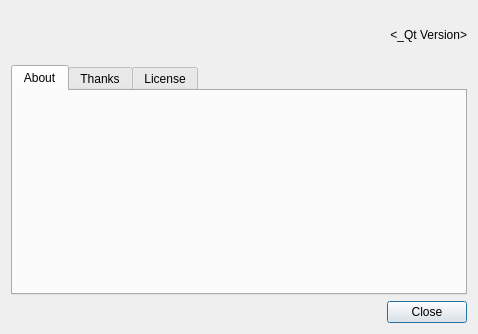
<?xml version="1.0" encoding="UTF-8"?>
<ui version="4.0">
 <class>AboutDialog</class>
 <widget class="QDialog" name="AboutDialog">
  <property name="windowModality">
   <enum>Qt::WindowModal</enum>
  </property>
  <property name="geometry">
   <rect>
    <x>0</x>
    <y>0</y>
    <width>476</width>
    <height>334</height>
   </rect>
  </property>
  <property name="windowTitle">
   <string>Dialog</string>
  </property>
  <layout class="QVBoxLayout" name="verticalLayout_3">
   <item>
    <layout class="QHBoxLayout" name="horizontalLayout_2">
     <property name="spacing">
      <number>24</number>
     </property>
     <item>
      <widget class="QLabel" name="lblLogoSmall">
       <property name="minimumSize">
        <size>
         <width>48</width>
         <height>48</height>
        </size>
       </property>
       <property name="maximumSize">
        <size>
         <width>48</width>
         <height>48</height>
        </size>
       </property>
       <property name="text">
        <string>&lt;Logo&gt;</string>
       </property>
      </widget>
     </item>
     <item>
      <widget class="QLabel" name="lblTitle">
       <property name="text">
        <string>&lt;Application Title&gt;</string>
       </property>
      </widget>
     </item>
     <item>
      <widget class="QLabel" name="lblQtVersion">
       <property name="text">
        <string>&lt;_Qt Version&gt;</string>
       </property>
       <property name="alignment">
        <set>Qt::AlignRight|Qt::AlignTrailing|Qt::AlignVCenter</set>
       </property>
      </widget>
     </item>
    </layout>
   </item>
   <item>
    <widget class="QTabWidget" name="tabWidget">
     <property name="currentIndex">
      <number>0</number>
     </property>
     <widget class="QWidget" name="tabAbout">
      <attribute name="title">
       <string>About</string>
      </attribute>
      <layout class="QVBoxLayout" name="verticalLayout">
       <item>
        <spacer name="verticalSpacer">
         <property name="orientation">
          <enum>Qt::Vertical</enum>
         </property>
         <property name="sizeHint" stdset="0">
          <size>
           <width>20</width>
           <height>40</height>
          </size>
         </property>
        </spacer>
       </item>
       <item>
        <layout class="QHBoxLayout" name="horizontalLayout">
         <item>
          <widget class="QLabel" name="lblDescription">
           <property name="text">
            <string>&lt;Description&gt;</string>
           </property>
           <property name="textFormat">
            <enum>Qt::RichText</enum>
           </property>
           <property name="wordWrap">
            <bool>true</bool>
           </property>
           <property name="openExternalLinks">
            <bool>true</bool>
           </property>
           <property name="textInteractionFlags">
            <set>Qt::TextBrowserInteraction</set>
           </property>
          </widget>
         </item>
        </layout>
       </item>
       <item>
        <spacer name="verticalSpacer_2">
         <property name="orientation">
          <enum>Qt::Vertical</enum>
         </property>
         <property name="sizeHint" stdset="0">
          <size>
           <width>20</width>
           <height>40</height>
          </size>
         </property>
        </spacer>
       </item>
      </layout>
     </widget>
     <widget class="QWidget" name="tabThanks">
      <attribute name="title">
       <string>Thanks</string>
      </attribute>
      <layout class="QHBoxLayout" name="horizontalLayout_3">
       <property name="spacing">
        <number>0</number>
       </property>
       <property name="leftMargin">
        <number>1</number>
       </property>
       <property name="topMargin">
        <number>1</number>
       </property>
       <property name="rightMargin">
        <number>1</number>
       </property>
       <property name="bottomMargin">
        <number>1</number>
       </property>
       <item>
        <widget class="QPlainTextEdit" name="txtThanks">
         <property name="tabChangesFocus">
          <bool>true</bool>
         </property>
         <property name="undoRedoEnabled">
          <bool>false</bool>
         </property>
         <property name="readOnly">
          <bool>true</bool>
         </property>
         <property name="plainText">
          <string/>
         </property>
        </widget>
       </item>
      </layout>
     </widget>
     <widget class="QWidget" name="tabLicense">
      <attribute name="title">
       <string>License</string>
      </attribute>
      <layout class="QVBoxLayout" name="verticalLayout_2">
       <property name="spacing">
        <number>0</number>
       </property>
       <property name="leftMargin">
        <number>1</number>
       </property>
       <property name="topMargin">
        <number>1</number>
       </property>
       <property name="rightMargin">
        <number>1</number>
       </property>
       <property name="bottomMargin">
        <number>1</number>
       </property>
       <item>
        <widget class="QPlainTextEdit" name="txtLicense">
         <property name="minimumSize">
          <size>
           <width>450</width>
           <height>0</height>
          </size>
         </property>
         <property name="tabChangesFocus">
          <bool>true</bool>
         </property>
         <property name="undoRedoEnabled">
          <bool>false</bool>
         </property>
         <property name="readOnly">
          <bool>true</bool>
         </property>
         <property name="plainText">
          <string/>
         </property>
        </widget>
       </item>
      </layout>
     </widget>
    </widget>
   </item>
   <item>
    <layout class="QHBoxLayout">
     <property name="spacing">
      <number>6</number>
     </property>
     <property name="leftMargin">
      <number>0</number>
     </property>
     <property name="topMargin">
      <number>0</number>
     </property>
     <property name="rightMargin">
      <number>0</number>
     </property>
     <property name="bottomMargin">
      <number>0</number>
     </property>
     <item>
      <spacer>
       <property name="orientation">
        <enum>Qt::Horizontal</enum>
       </property>
       <property name="sizeHint" stdset="0">
        <size>
         <width>40</width>
         <height>20</height>
        </size>
       </property>
      </spacer>
     </item>
     <item>
      <widget class="QPushButton" name="btnClose">
       <property name="text">
        <string>Close</string>
       </property>
      </widget>
     </item>
    </layout>
   </item>
  </layout>
 </widget>
 <resources/>
 <connections>
  <connection>
   <sender>btnClose</sender>
   <signal>clicked()</signal>
   <receiver>AboutDialog</receiver>
   <slot>accept()</slot>
   <hints>
    <hint type="sourcelabel">
     <x>278</x>
     <y>253</y>
    </hint>
    <hint type="destinationlabel">
     <x>96</x>
     <y>254</y>
    </hint>
   </hints>
  </connection>
 </connections>
</ui>
